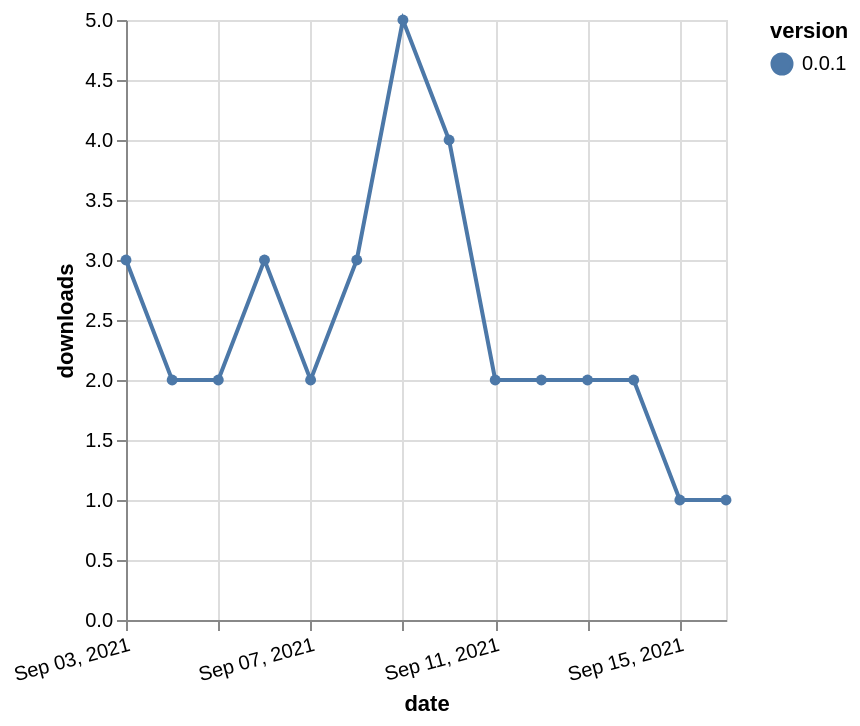

Write a Vega-Lite specification for this figure.
### Vega-Lite specification from a JSON file in a GitHub repository (floating-point values rounded to 4 significant figures)
{"$schema": "https://vega.github.io/schema/vega-lite/v5.json", "description": "A simple bar chart with embedded data.", "data": {"values": [{"date": "2021-09-03", "total": 2836, "delta": 3, "version": "0.0.1"}, {"date": "2021-09-04", "total": 2838, "delta": 2, "version": "0.0.1"}, {"date": "2021-09-05", "total": 2840, "delta": 2, "version": "0.0.1"}, {"date": "2021-09-06", "total": 2843, "delta": 3, "version": "0.0.1"}, {"date": "2021-09-07", "total": 2845, "delta": 2, "version": "0.0.1"}, {"date": "2021-09-08", "total": 2848, "delta": 3, "version": "0.0.1"}, {"date": "2021-09-09", "total": 2853, "delta": 5, "version": "0.0.1"}, {"date": "2021-09-10", "total": 2857, "delta": 4, "version": "0.0.1"}, {"date": "2021-09-11", "total": 2859, "delta": 2, "version": "0.0.1"}, {"date": "2021-09-12", "total": 2861, "delta": 2, "version": "0.0.1"}, {"date": "2021-09-13", "total": 2863, "delta": 2, "version": "0.0.1"}, {"date": "2021-09-14", "total": 2865, "delta": 2, "version": "0.0.1"}, {"date": "2021-09-15", "total": 2866, "delta": 1, "version": "0.0.1"}, {"date": "2021-09-16", "total": 2867, "delta": 1, "version": "0.0.1"}]}, "width": "container", "mark": {"type": "line", "point": {"filled": true}}, "encoding": {"x": {"field": "date", "type": "temporal", "timeUnit": "yearmonthdate", "title": "date", "axis": {"labelAngle": -15}}, "y": {"field": "delta", "type": "quantitative", "title": "downloads"}, "color": {"field": "version", "type": "nominal"}, "tooltip": {"field": "delta"}}}
